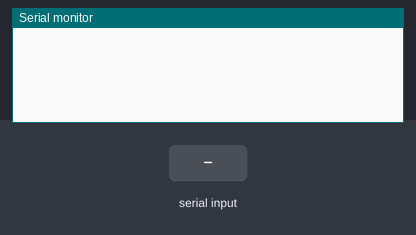
Simulated run of this sketch. Board: Arduino Uno, built with avr-gcc and run on an emulated ATmega328P. Parts: the last lines printed to the serial monitor. Inputs (shaded band) come from the test bench.

Above: at 1.2 s.
1.3 s: "A90\n" received over Serial
At 2.5 s:
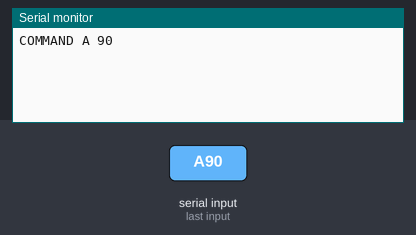
2.8 s: "B90\n" received over Serial
At 3.9 s:
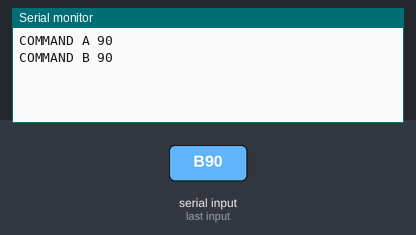
4.3 s: "C90\n" received over Serial
At 5.0 s:
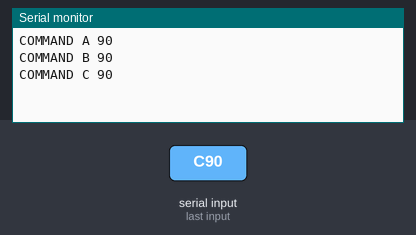
5.8 s: "D90\n" received over Serial
At 6.2 s:
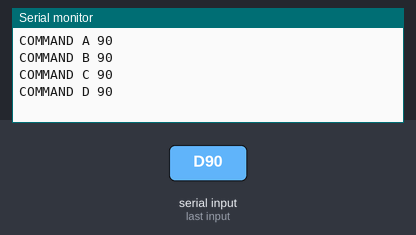

The sketch:

controllinterface_new.ino
```cpp
String inputString = ""; // a string to hold incoming data
boolean commandComplete = false; // whether the string is complete

int somethingGlobal = 500;

void setup() {
  // initialize serial:
  Serial.begin(9600);
  // reserve 200 bytes for the inputString:
  inputString.reserve(200);
}

void loop() {

  // checkCommands and run
  checkCommands();
}


void checkCommands() {
  if (Serial.available()) {
    char inChar = (char)Serial.read();
    // add it to the inputString:
    inputString += inChar;
    // if the incoming character is a newline, set a flag
    // so the main loop can do something about it:
    if (inChar == '\n') {
      commandComplete = true;
    }
  }

  if (commandComplete) {
    // not really optimize on strings but easier to learn
    // get the first character of the string which is the commands
    char command = inputString.substring(0,1).charAt(0);
    // get the rest of the string which is the integer value
    int value = inputString.substring(1).toInt();
    // clean the string to receive more commands
    inputString = "";
    // set the commands complete to false
    commandComplete = false;
    // execute the received commands with the attached value
    runCommand(command, value);
  }
}

void runCommand(char commands, int value){
  switch (commands) {
  case 'A':
    Serial.print("COMMAND A ");
    Serial.println(value);

    updateSomething(value);
    break;

  case 'B':
    Serial.print("COMMAND B ");
    Serial.println(value);
    doSomething(value);
    break;

  case 'C':
    Serial.print("COMMAND C ");
    Serial.println(value);
    doSomething(value);
    break;

  case 'D':
    Serial.print("COMMAND D ");
    Serial.println(value);
    doSomething(value);
    break;

  }
}


void doSomething(int value){
  delay(value);
}

void updateSomething(int value){
  somethingGlobal = value;
}
```

Measured:
- after the input at 1.3 s, the serial monitor: prints a new line at once (image 1)
- after the input at 2.8 s, the serial monitor: prints a new line at once (image 2)
- after the input at 4.3 s, the serial monitor: prints a new line at once (image 3)
- after the input at 5.8 s, the serial monitor: prints a new line at once (image 4)
